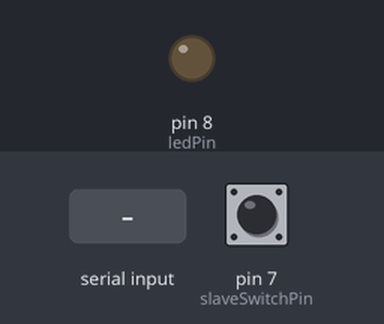
The sketch below on a simulated Arduino Uno, built with avr-gcc and run on an emulated ATmega328P. Shown: output pins drawn as LEDs (lit = HIGH). The inputs (shaded band) are chosen by the test bench; at power-on: pin 7 (slaveSwitchPin) LOW. What the sketch prints to the serial monitor is not drawn.

Above: at 1.2 s.
1.3 s: "1" received over Serial
At 2.4 s:
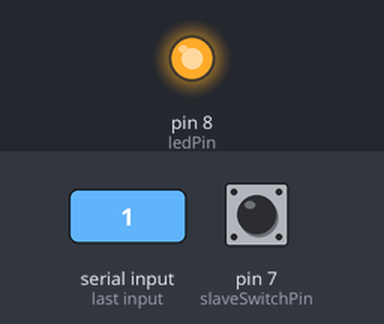
2.8 s: "0" received over Serial
At 3.7 s:
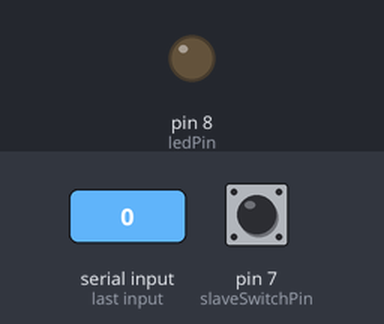
Timing chart, 0 to 5.8 s (numbered marks = the images above; inputs shaded):
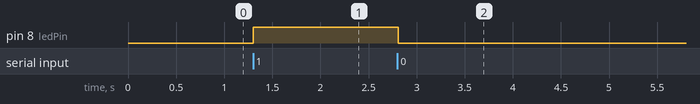

The sketch:

Slave_code.ino
```cpp
//Code for Slave module//

#define ledPin 8
#define slaveSwitchPin 7
int dataFromMaster = 0;

void setup() {
  pinMode(ledPin, OUTPUT);
  digitalWrite(ledPin, LOW);
  pinMode(slaveSwitchPin, INPUT);
  digitalWrite(slaveSwitchPin,LOW);
  Serial.begin(38400); // Default baud rate of the Bluetooth module
}
void loop() {
 if(Serial.available() > 0){ // Checks whether data is comming from the serial port
   dataFromMaster = Serial.read(); // Reads the data from the serial port and store it in dataFromMaster variable
   Serial.println(dataFromMaster);
 }
 // Controlling the led
 if (dataFromMaster == '1') {
  digitalWrite(ledPin, HIGH); // LED ON
 }
 else if (dataFromMaster == '0') {
  digitalWrite(ledPin, LOW); // LED    OFF
 }

 // Reading the masterSwitchValue
 int slaveSwitchValue = digitalRead(slaveSwitchPin);
 if (slaveSwitchValue == HIGH) {
   Serial.write('1'); // Sends '1' to the master to turn on BUZZER
 }
 else {
   Serial.write('0');
 }

 delay(10);
}
```

Measured:
- after the input at 1.3 s, pin 8 (ledPin): LOW → HIGH at once
- after the input at 2.8 s, pin 8 (ledPin): HIGH → LOW at once
